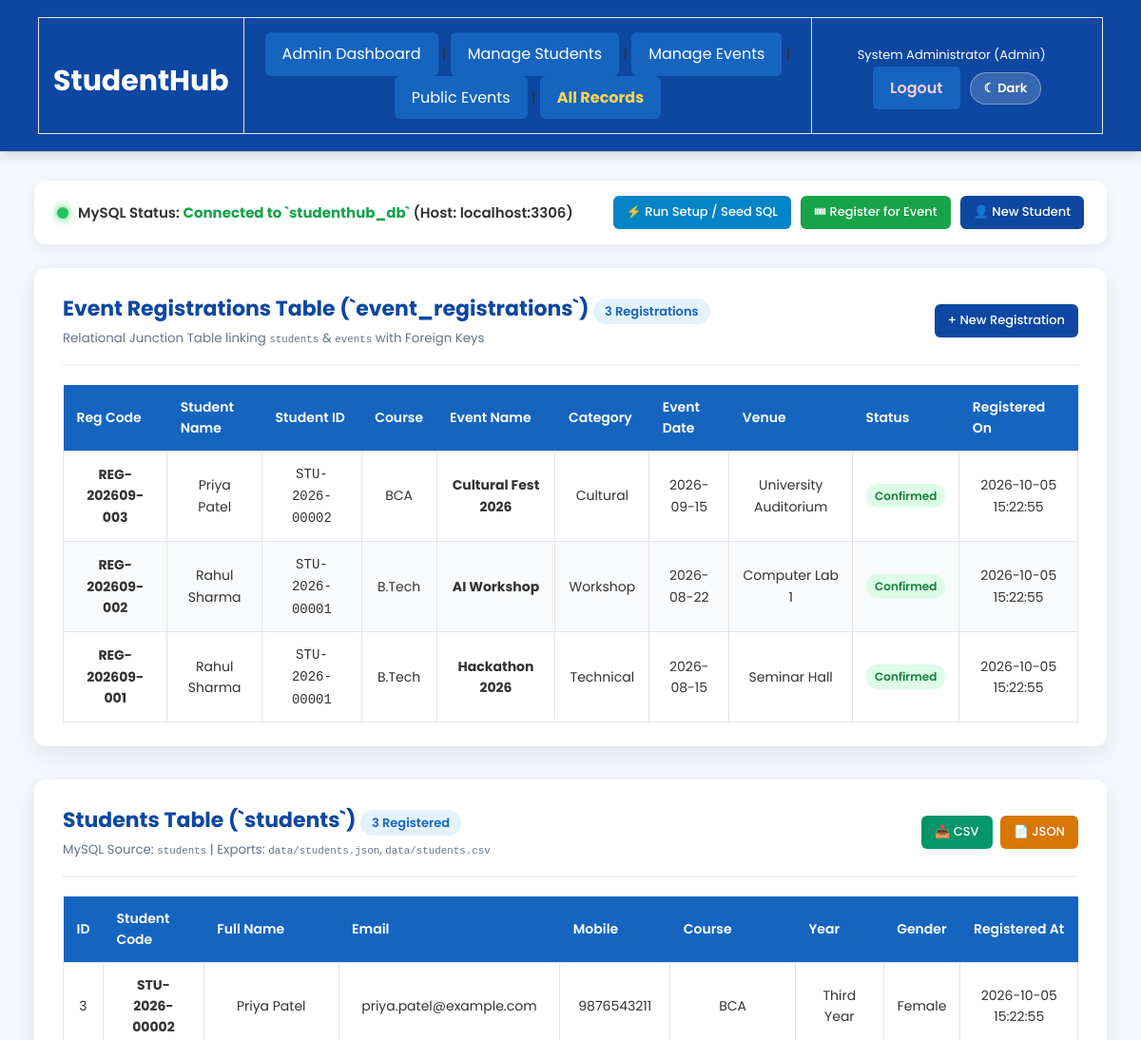
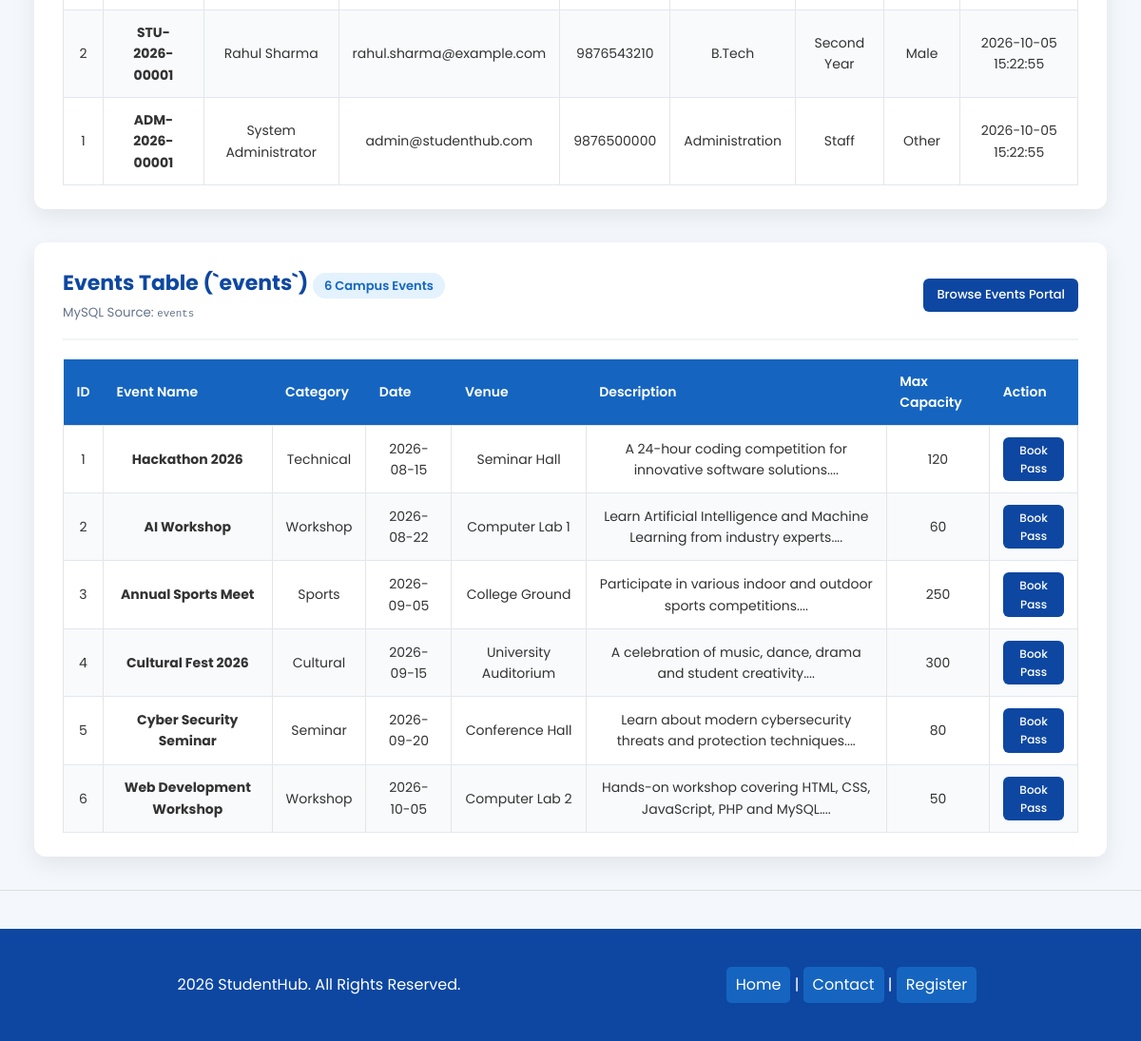
The app's page /view_records.php (signed in) with its own data (2 pictures, top to bottom).
### tables this page shows
CREATE TABLE IF NOT EXISTS `event_registrations` (
    `id` INT AUTO_INCREMENT PRIMARY KEY,
    `registration_code` VARCHAR(35) NOT NULL UNIQUE,
    `student_id` INT NOT NULL,
    `event_id` INT NOT NULL,
    `registration_date` TIMESTAMP DEFAULT CURRENT_TIMESTAMP,
    `status` ENUM('Confirmed', 'Waitlisted', 'Cancelled') DEFAULT 'Confirmed',
    `remarks` VARCHAR(255) DEFAULT 'Standard Registration',
    CONSTRAINT `fk_registrations_student`
        FOREIGN KEY (`student_id`) REFERENCES `students` (`id`)
        ON DELETE CASCADE ON UPDATE CASCADE,
    CONSTRAINT `fk_registrations_event`
        FOREIGN KEY (`event_id`) REFERENCES `events` (`id`)
        ON DELETE CASCADE ON UPDATE CASCADE,
    UNIQUE KEY `unique_student_event_registration` (`student_id`, `event_id`),
    INDEX `idx_reg_student` (`student_id`),
    INDEX `idx_reg_event` (`event_id`)
);

CREATE TABLE IF NOT EXISTS `students` (
    `id` INT AUTO_INCREMENT PRIMARY KEY,
    `student_id` VARCHAR(25) NOT NULL UNIQUE,
    `fullname` VARCHAR(100) NOT NULL,
    `username` VARCHAR(50) DEFAULT NULL UNIQUE,
    `email` VARCHAR(100) NOT NULL UNIQUE,
    `phone` VARCHAR(15) NOT NULL,
    `password_hash` VARCHAR(255) NOT NULL,
    `role` ENUM('Student', 'Admin') DEFAULT 'Student',
    `course` VARCHAR(50) NOT NULL,
    `year` VARCHAR(30) NOT NULL,
    `gender` ENUM('Male', 'Female', 'Other') NOT NULL,
    `status` ENUM('Active', 'Suspended', 'Pending') DEFAULT 'Active',
    `remember_token` VARCHAR(255) DEFAULT NULL,
    `created_at` TIMESTAMP DEFAULT CURRENT_TIMESTAMP,
    `updated_at` TIMESTAMP DEFAULT CURRENT_TIMESTAMP ON UPDATE CURRENT_TIMESTAMP,
    INDEX `idx_students_email` (`email`),
    INDEX `idx_students_course` (`course`),
    INDEX `idx_students_role` (`role`)
);

CREATE TABLE IF NOT EXISTS `events` (
    `id` INT AUTO_INCREMENT PRIMARY KEY,
    `name` VARCHAR(150) NOT NULL,
    `category` VARCHAR(50) NOT NULL,
    `event_date` DATE NOT NULL,
    `venue` VARCHAR(120) NOT NULL,
    `description` TEXT NOT NULL,
    `image_url` VARCHAR(255) DEFAULT NULL,
    `max_participants` INT DEFAULT 100,
    `status` ENUM('Upcoming', 'Ongoing', 'Completed', 'Cancelled') DEFAULT 'Upcoming',
    `created_at` TIMESTAMP DEFAULT CURRENT_TIMESTAMP,
    `updated_at` TIMESTAMP DEFAULT CURRENT_TIMESTAMP ON UPDATE CURRENT_TIMESTAMP,
    INDEX `idx_events_category` (`category`),
    INDEX `idx_events_date` (`event_date`)
);

### db_connect.php (called while the page is built, shortened)
<?php
function get_db_connection() {
    $c = @new mysqli(DB_HOST, DB_USER, DB_PASS, DB_NAME, DB_PORT);
    if ($c && !$c->connect_errno) {
        $c->set_charset("utf8mb4");
        return $c;
    }
    return null;
}
function db_select($sql, $types = "", $params = []) {
    $conn = get_db_connection();
    $stmt = $conn->prepare($sql);
    $stmt->execute();
    $result = $stmt->get_result();
    $rows = [];
    if ($result) {
        while ($row = $result->fetch_assoc()) {
            $rows[] = $row;
        }
    }
    return $rows;
}
?>

### view_records.php (the view, shortened to what this page needs)
<?php
require_once __DIR__ . '/db_connect.php';
$dataDir = __DIR__ . '/data';
$studentsJsonFile = $dataDir . '/students.json';
$studentsCsvFile  = $dataDir . '/students.csv';
$mysqlConnected = ($db !== null);
$dbStudents = [];
if ($mysqlConnected) {
    $dbStudents = db_select("SELECT id, student_id, fullname, email, phone, course, year, gender, created_at FROM students ORDER BY id DESC");
}
$dbEvents = [];
if ($mysqlConnected) {
    $dbEvents = db_select("SELECT * FROM events ORDER BY event_date ASC");
}
$dbRegistrations = [];
if ($mysqlConnected) {
    $dbRegistrations = db_select("
        SELECT r.id, r.registration_code, r.registration_date, r.status, r.remarks,
               s.fullname AS student_name, s.student_id AS student_code, s.course,
               e.name AS event_name, e.category, e.event_date, e.venue
        FROM event_registrations r
        JOIN students s ON r.student_id = s.id
        JOIN events e ON r.event_id = e.id
        ORDER BY r.id DESC
    ");
}
?>
<!DOCTYPE html>
<html lang="en">
<head>
    <link rel="stylesheet" href="dashboard.css">
    <link rel="stylesheet" href="common.css">
</head>
<body>
<?php
require_once __DIR__ . '/session_helper.php';
?>
<hr>
<main class="container">
    <div class="status-bar">
        <div class="status-indicator">
            <span class="dot <?php echo $mysqlConnected ? 'dot-green' : 'dot-red'; ?>"></span>
            <span>MySQL Status:
                <?php if ($mysqlConnected): ?>
                    <strong style="color:#16a34a;">Connected to `studenthub_db`</strong> (Host: localhost:3306)
                <?php else: ?>
                    <strong style="color:#dc2626;">Disconnected</strong> (Start MySQL in XAMPP)
                <?php endif; ?>
            </span>
        </div>
        <div style="display:flex;gap:10px;">
            <a href="setup_database.php" class="btn-action" style="background:#0284c7;">⚡ Run Setup / Seed SQL</a>
            <a href="register_event.php" class="btn-action" style="background:#16a34a;">🎟 Register for Event</a>
            <a href="register.html" class="btn-action">👤 New Student</a>
        </div>
    </div>
    <div class="card">
        <div class="card-header">
            <div>
                <h2>Event Registrations Table (`event_registrations`) <span class="badge"><?php echo count($dbRegistrations); ?> Registrations</span></h2>
                <small style="color: #64748b;">Relational Junction Table linking <code>students</code> & <code>events</code> with Foreign Keys</small>
            </div>
            <div>
                <a href="register_event.php" class="btn-action">+ New Registration</a>
            </div>
        </div>
        <?php if (!empty($dbRegistrations)): ?>
            <div style="overflow-x: auto;">
                <table class="data-table">
                    <thead>
                        <tr>
                            <th>Reg Code</th>
                            <th>Student Name</th>
                            <th>Student ID</th>
                            <th>Course</th>
                            <th>Event Name</th>
                            <th>Category</th>
                            <th>Event Date</th>
                            <th>Venue</th>
                            <th>Status</th>
                            <th>Registered On</th>
                        </tr>
                    </thead>
                    <tbody>
                        <?php foreach ($dbRegistrations as $reg): ?>
                            <tr>
                                <td><strong><?php echo htmlspecialchars($reg['registration_code']); ?></strong></td>
                                <td><?php echo htmlspecialchars($reg['student_name']); ?></td>
                                <td><code><?php echo htmlspecialchars($reg['student_code']); ?></code></td>
                                <td><span class="event-category"><?php echo htmlspecialchars($reg['course']); ?></span></td>
                                <td><strong><?php echo htmlspecialchars($reg['event_name']); ?></strong></td>
                                <td><?php echo htmlspecialchars($reg['category']); ?></td>
                                <td><?php echo htmlspecialchars($reg['event_date']); ?></td>
                                <td><?php echo htmlspecialchars($reg['venue']); ?></td>
                                <td>
                                    <span class="tag-status <?php echo ($reg['status'] === 'Confirmed') ? 'tag-confirmed' : 'tag-pending'; ?>">
                                        <?php echo htmlspecialchars($reg['status']); ?>
                                    </span>
                                </td>
                                <td><?php echo htmlspecialchars($reg['registration_date']); ?></td>
                            </tr>
                        <?php endforeach; ?>
                    </tbody>
                </table>
            </div>
        <?php else: ?>
            <div class="empty-state">
                <p>No event registrations recorded in MySQL yet. <a href="register_event.php">Click here to register a student for an event!</a></p>
            </div>
        <?php endif; ?>
    </div>
    <div class="card">
        <div class="card-header">
            <div>
                <h2>Students Table (`students`) <span class="badge"><?php echo count($dbStudents); ?> Registered</span></h2>
                <small style="color: #64748b;">MySQL Source: <code>students</code> | Exports: <code>data/students.json</code>, <code>data/students.csv</code></small>
            </div>
            <div style="display:flex;gap:8px;">
                <?php if (file_exists($studentsCsvFile)): ?>
                    <a href="data/students.csv" class="btn-action" style="background:#059669;" download>📥 CSV</a>
                <?php endif; ?>
                <?php if (file_exists($studentsJsonFile)): ?>
                    <a href="data/students.json" class="btn-action" style="background:#d97706;" download>📄 JSON</a>
                <?php endif; ?>
            </div>
        </div>
        <?php if (!empty($dbStudents)): ?>
            <div style="overflow-x: auto;">
                <table class="data-table">
                    <thead>
                        <tr>
                            <th>ID</th>
                            <th>Student Code</th>
                            <th>Full Name</th>
                            <th>Email</th>
                            <th>Mobile</th>
                            <th>Course</th>
                            <th>Year</th>
                            <th>Gender</th>
                            <th>Registered At</th>
                        </tr>
                    </thead>
                    <tbody>
                        <?php foreach ($dbStudents as $s): ?>
                            <tr>
                                <td><?php echo $s['id']; ?></td>
                                <td><strong><?php echo htmlspecialchars($s['student_id']); ?></strong></td>
                                <td><?php echo htmlspecialchars($s['fullname']); ?></td>
                                <td><?php echo htmlspecialchars($s['email']); ?></td>
                                <td><?php echo htmlspecialchars($s['phone']); ?></td>
                                <td><span class="event-category"><?php echo htmlspecialchars($s['course']); ?></span></td>
                                <td><?php echo htmlspecialchars($s['year']); ?></td>
                                <td><?php echo htmlspecialchars($s['gender']); ?></td>
                                <td><?php echo htmlspecialchars($s['created_at']); ?></td>
                            </tr>
                        <?php endforeach; ?>
                    </tbody>
                </table>
            </div>
        <?php else: ?>
            <div class="empty-state">
                <p>No students found in MySQL. <a href="register.html">Register a new student</a> or click "Run Setup / Seed SQL" above.</p>
            </div>
        <?php endif; ?>
    </div>
    <div class="card">
        <div class="card-header">
            <div>
                <h2>Events Table (`events`) <span class="badge"><?php echo count($dbEvents); ?> Campus Events</span></h2>
                <small style="color: #64748b;">MySQL Source: <code>events</code></small>
            </div>
            <div>
                <a href="index.php" class="btn-action">Browse Events Portal</a>
            </div>
        </div>
        <?php if (!empty($dbEvents)): ?>
            <div style="overflow-x: auto;">
                <table class="data-table">
                    <thead>
                        <tr>
                            <th>ID</th>
                            <th>Event Name</th>
                            <th>Category</th>
                            <th>Date</th>
                            <th>Venue</th>
                            <th>Description</th>
                            <th>Max Capacity</th>
                            <th>Action</th>
                        </tr>
                    </thead>
                    <tbody>
                        <?php foreach ($dbEvents as $ev): ?>
                            <tr>
                                <td><?php echo $ev['id']; ?></td>
                                <td><strong><?php echo htmlspecialchars($ev['name']); ?></strong></td>
                                <td><span class="event-category"><?php echo htmlspecialchars($ev['category']); ?></span></td>
                                <td><?php echo htmlspecialchars($ev['event_date']); ?></td>
                                <td><?php echo htmlspecialchars($ev['venue']); ?></td>
                                <td><?php echo htmlspecialchars(substr($ev['description'], 0, 80)) . '...'; ?></td>
                                <td><?php echo htmlspecialchars($ev['max_participants']); ?></td>
                                <td>
                                    <a href="register_event.php?event_id=<?php echo $ev['id']; ?>" class="btn-action" style="padding:4px 10px;font-size:12px;">Book Pass</a>
                                </td>
                            </tr>
                        <?php endforeach; ?>
                    </tbody>
                </table>
            </div>
        <?php else: ?>
            <div class="empty-state">
                <p>No events found. Run <a href="setup_database.php">setup_database.php</a> to populate seed events.</p>
            </div>
        <?php endif; ?>
    </div>
</main>
<hr>
<footer>
    <table width="100%">
        <tr>
            <td><p>2026 StudentHub. All Rights Reserved.</p></td>
            <td align="right">
                <a href="home.html">Home</a> |
                <a href="contact.html">Contact</a> |
                <a href="register.html">Register</a>
            </td>
        </tr>
    </table>
</footer>
</body>
</html>

### dashboard.css (style rules this page uses)
* { margin:0;padding:0;box-sizing:border-box }
body { font-family:'Poppins',sans-serif;background:#f4f7fb;color:#333;line-height:1.6 }
hr { border:none;height:1px;background:#ddd }
main { width:90%;margin:40px auto }
h2 { color:#1565c0;margin:25px 0 15px }
p,li { color:#555 }
table { width:100%;border-collapse:collapse }
th { background:#1565c0;color:#fff;padding:14px }
td { padding:15px;border:1px solid #e5e5e5;text-align:center }
tr:nth-child(even) { background:#f8fbff }
a { text-decoration:none }
td a { display:inline-block;background:#1565c0;color:#fff;padding:10px 18px;border-radius:6px }
footer { background:#0d47a1;color:#fff;padding:25px 40px;margin-top:40px }
footer p { color:#fff }
footer td { border:none }
footer a { color:#fff;padding:6px 10px;border-radius:5px }

### view_records.php (style rules this page uses)
.container { width: 94%; max-width: 1250px; margin: 30px auto; }
.status-bar { background: #ffffff; border-radius: 12px; padding: 16px 24px; margin-bottom: 25px; box-shadow: 0 4px 15px rgba(0,0,0,0.06); display: flex; align-items: center; justify-content: space-between; flex-wrap: wrap; gap: 12px; }
.status-indicator { display: flex; align-items: center; gap: 10px; font-size: 15px; font-weight: 600; }
.dot { width: 12px; height: 12px; border-radius: 50%; display: inline-block; }
.dot-green { background: #22c55e; box-shadow: 0 0 10px #22c55e; }
.card { background: #ffffff; border-radius: 12px; padding: 25px 30px; margin-bottom: 35px; box-shadow: 0 8px 25px rgba(0,0,0,0.08); }
.card-header { display: flex; justify-content: space-between; align-items: center; border-bottom: 2px solid #f0f4f8; padding-bottom: 15px; margin-bottom: 20px; flex-wrap: wrap; gap: 10px; }
.card-header h2 { margin: 0; color: #0d47a1; font-size: 22px; }
.badge { background: #e3f2fd; color: #1565c0; padding: 4px 12px; border-radius: 20px; font-size: 13px; font-weight: 600; }
.data-table { width: 100%; border-collapse: collapse; font-size: 14px; }
.data-table th { background: #1565c0; color: #ffffff; padding: 12px 14px; text-align: left; font-weight: 600; }
.data-table td { padding: 12px 14px; border-bottom: 1px solid #e2e8f0; vertical-align: middle; }
.data-table tr:nth-child(even) { background: #f8fafc; }
.btn-action { background: #0d47a1; color: #ffffff !important; text-decoration: none; padding: 7px 14px; border-radius: 6px; font-size: 13px; font-weight: 500; display: inline-flex; align-items: center; gap: 6px; transition: background 0.2s; }
.tag-status { display: inline-block; padding: 3px 9px; border-radius: 12px; font-size: 12px; font-weight: 600; }
.tag-confirmed { background: #dcfce7; color: #15803d; }

### records on screen
event_registrations: registration_code "REG-202609-003", student.fullname "Priya Patel", student.student_id "STU-2026-00002", student.course "BCA", event.name "Cultural Fest 2026", event.category "Cultural", event.event_date "2026-09-15", event.venue "University Auditorium", status "Confirmed", registration_date "2026-10-05 15:22:55"
event_registrations: registration_code "REG-202609-002", student.fullname "Rahul Sharma", student.student_id "STU-2026-00001", student.course "B.Tech", event.name "AI Workshop", event.category "Workshop", event.event_date "2026-08-22", event.venue "Computer Lab 1", status "Confirmed", registration_date "2026-10-05 15:22:55"
event_registrations: registration_code "REG-202609-001", student.fullname "Rahul Sharma", student.student_id "STU-2026-00001", student.course "B.Tech", event.name "Hackathon 2026", event.category "Technical", event.event_date "2026-08-15", event.venue "Seminar Hall", status "Confirmed", registration_date "2026-10-05 15:22:55"
students: id "3", student "STU-2026-00002", fullname "Priya Patel", email "priya.patel@example.com", phone "9876543211", course "BCA", year "Third Year", gender "Female", created_at "2026-10-05 15:22:55"
students: id "2", student "STU-2026-00001", fullname "Rahul Sharma", email "rahul.sharma@example.com", phone "9876543210", course "B.Tech", year "Second Year", gender "Male", created_at "2026-10-05 15:22:55"
students: id "1", student "ADM-2026-00001", fullname "System Administrator", email "admin@studenthub.com", phone "9876500000", course "Administration", year "Staff", gender "Other", created_at "2026-10-05 15:22:55"
events: id "1", name "Hackathon 2026", category "Technical", event_date "2026-08-15", venue "Seminar Hall", description "A 24-hour coding competition for innovative software solutions.", max_participants "120"
events: id "2", name "AI Workshop", category "Workshop", event_date "2026-08-22", venue "Computer Lab 1", description "Learn Artificial Intelligence and Machine Learning from industry experts.", max_participants "60"
events: id "3", name "Annual Sports Meet", category "Sports", event_date "2026-09-05", venue "College Ground", description "Participate in various indoor and outdoor sports competitions.", max_participants "250"
events: id "4", name "Cultural Fest 2026", category "Cultural", event_date "2026-09-15", venue "University Auditorium", description "A celebration of music, dance, drama and student creativity.", max_participants "300"
events: id "5", name "Cyber Security Seminar", category "Seminar", event_date "2026-09-20", venue "Conference Hall", description "Learn about modern cybersecurity threats and protection techniques.", max_participants "80"
events: id "6", name "Web Development Workshop", category "Workshop", event_date "2026-10-05", venue "Computer Lab 2", description "Hands-on workshop covering HTML, CSS, JavaScript, PHP and MySQL.", max_participants "50"

### other values on screen
$name "System Administrator"
$role "Admin"
count($dbRegistrations) "3"
count($dbStudents) "3"
count($dbEvents) "6"
